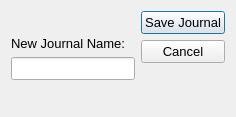
<?xml version="1.0" encoding="UTF-8"?>
<ui version="4.0">
 <class>NewJournal</class>
 <widget class="QDialog" name="NewJournal">
  <property name="geometry">
   <rect>
    <x>0</x>
    <y>0</y>
    <width>236</width>
    <height>117</height>
   </rect>
  </property>
  <property name="windowTitle">
   <string>Dialog</string>
  </property>
  <layout class="QVBoxLayout" name="verticalLayout_2">
   <item>
    <layout class="QHBoxLayout" name="horizontalLayout">
     <item>
      <layout class="QVBoxLayout" name="verticalLayout">
       <item>
        <spacer name="verticalSpacer_3">
         <property name="orientation">
          <enum>Qt::Vertical</enum>
         </property>
         <property name="sizeHint" stdset="0">
          <size>
           <width>20</width>
           <height>40</height>
          </size>
         </property>
        </spacer>
       </item>
       <item>
        <widget class="QLabel" name="label_new_j">
         <property name="font">
          <font>
           <pointsize>10</pointsize>
          </font>
         </property>
         <property name="text">
          <string>New Journal Name:</string>
         </property>
        </widget>
       </item>
       <item>
        <widget class="QLineEdit" name="enter_new_j">
         <property name="font">
          <font>
           <pointsize>10</pointsize>
          </font>
         </property>
        </widget>
       </item>
       <item>
        <spacer name="verticalSpacer_2">
         <property name="orientation">
          <enum>Qt::Vertical</enum>
         </property>
         <property name="sizeHint" stdset="0">
          <size>
           <width>20</width>
           <height>40</height>
          </size>
         </property>
        </spacer>
       </item>
      </layout>
     </item>
     <item>
      <layout class="QVBoxLayout" name="verticalLayout_3">
       <item>
        <widget class="QPushButton" name="b_save">
         <property name="font">
          <font>
           <pointsize>10</pointsize>
          </font>
         </property>
         <property name="text">
          <string>Save Journal</string>
         </property>
        </widget>
       </item>
       <item>
        <widget class="QPushButton" name="b_cancel">
         <property name="font">
          <font>
           <pointsize>10</pointsize>
          </font>
         </property>
         <property name="text">
          <string>Cancel</string>
         </property>
        </widget>
       </item>
       <item>
        <spacer name="verticalSpacer">
         <property name="orientation">
          <enum>Qt::Vertical</enum>
         </property>
         <property name="sizeHint" stdset="0">
          <size>
           <width>20</width>
           <height>40</height>
          </size>
         </property>
        </spacer>
       </item>
      </layout>
     </item>
    </layout>
   </item>
  </layout>
 </widget>
 <resources/>
 <connections/>
</ui>
